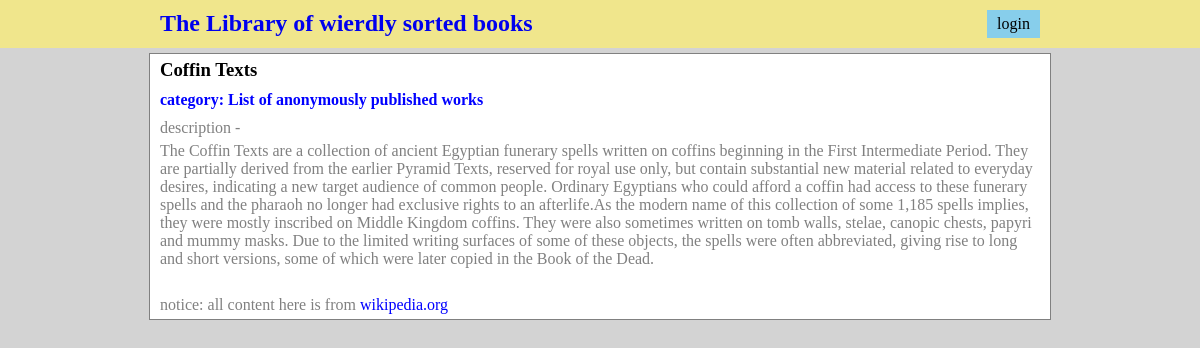
/category/List of anonymously published works/items/Coffin Texts, run on the app's committed database.
### databases/database_setup.py (models this page shows, shortened)
class Item(Base):
    __tablename__ = 'Item'
    id = Column(Integer, primary_key=True)
    name = Column(String(80), nullable=False)
    description = Column(String(250))
    category_id = Column(Integer, ForeignKey('Category.id'))
    category = relationship(Category)
    user_id = Column(Integer, ForeignKey('User.id'))
    user = relationship(User)

class Category(Base):
    __tablename__ = 'Category'
    id = Column(Integer, primary_key=True)
    name = Column(String(250), nullable=False)

### host.py (the view)
@app.route("/category/<category_name>/items/<book_name>")
def show_book(category_name, book_name):
    session = DBSession()
    category = session.query(Category).filter_by(name=category_name).one()
    book = session.query(Item).filter_by(category_id=category.id).filter_by(name=book_name).one()
    book_user_id = book.user_id
    session.close()
    username = login_session.get('username')
    if username:
        modifyable_by_user = (book_user_id == login_session['user_id'])
    else:
        modifyable_by_user = None
    return render_template("book.html",
                           book=book,
                           username=username,
                           modifyable_by_user=modifyable_by_user,
                           category=category)

### templates/book.html (shortened to what this page needs)
{% extends "base.html" %}
{% block extraload %}
    <link href="{{url_for('static', filename='css/main.css')}}" rel="stylesheet" type="text/css">
{% endblock %}
{% block content %}
    <h3>{{book.name}}</h3>
    <a href="{{url_for('show_category', category_name=category.name)}}"><h4>category: {{category.name}}</h4></a>
    <p>description - </p>
    <p>{{book.description}}</p>
{% endblock %}

### static/css/page.css (style rules this page uses)
* { padding: 0; margin: 0; }
body { background: lightgrey; }

### static/css/main.css (style rules this page uses)
#content h3, h4 { padding: 5px 10px; }
#content a { color: blue; text-decoration: none; }
#content li, p { margin: 5px 10px; }
#content p { color: grey; }

### data on the page
Item: name "Coffin Texts", description "The Coffin Texts are a collection of ancient Egyptian funerary spells written on coffins beginning in the First Intermediate Period. They are partially derived from the earlier Pyramid Texts, reserved for royal use only, but contain substantial new material related to everyday desires, indicating a new target audience of common people. Ordinary Egyptians who could afford a coffin had access to these funerary spells and the pharaoh no longer had exclusive rights to an afterlife.As the modern name of this collection of some 1,185 spells implies, they were mostly inscribed on Middle Kingdom coffins. They were also sometimes written on tomb walls, stelae, canopic chests, papyri and mummy masks.…"
Category: name "List of anonymously published works"
